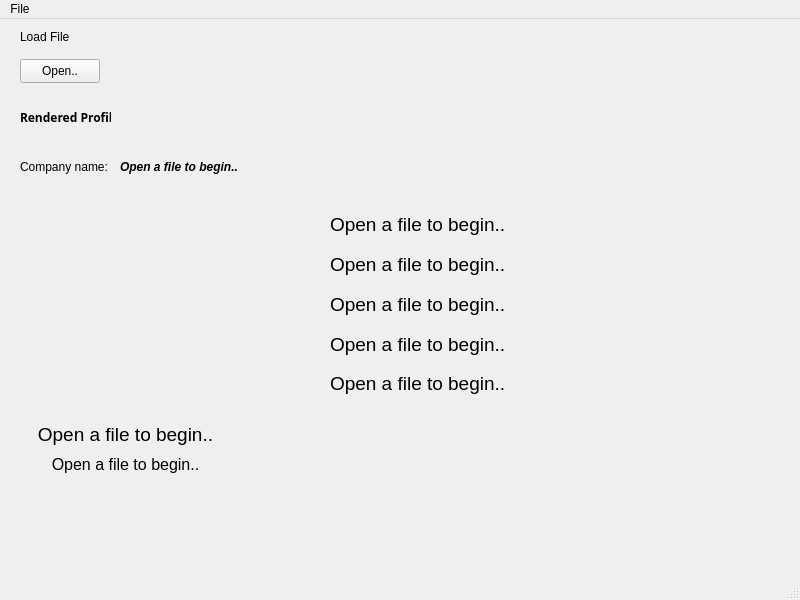
<?xml version="1.0" encoding="UTF-8"?>
<ui version="4.0">
 <class>MainWindow</class>
 <widget class="QMainWindow" name="MainWindow">
  <property name="geometry">
   <rect>
    <x>0</x>
    <y>0</y>
    <width>800</width>
    <height>600</height>
   </rect>
  </property>
  <property name="windowTitle">
   <string>MainWindow</string>
  </property>
  <widget class="QWidget" name="centralwidget">
   <widget class="QPushButton" name="openFile">
    <property name="geometry">
     <rect>
      <x>20</x>
      <y>40</y>
      <width>80</width>
      <height>24</height>
     </rect>
    </property>
    <property name="text">
     <string>Open..</string>
    </property>
   </widget>
   <widget class="QLabel" name="label">
    <property name="geometry">
     <rect>
      <x>20</x>
      <y>10</y>
      <width>49</width>
      <height>16</height>
     </rect>
    </property>
    <property name="text">
     <string>Load File</string>
    </property>
   </widget>
   <widget class="QLabel" name="label_2">
    <property name="geometry">
     <rect>
      <x>20</x>
      <y>90</y>
      <width>91</width>
      <height>16</height>
     </rect>
    </property>
    <property name="font">
     <font>
      <family>Segoe UI Semibold</family>
      <bold>true</bold>
     </font>
    </property>
    <property name="text">
     <string>Rendered Profile</string>
    </property>
   </widget>
   <widget class="QLabel" name="label_3">
    <property name="geometry">
     <rect>
      <x>20</x>
      <y>140</y>
      <width>91</width>
      <height>16</height>
     </rect>
    </property>
    <property name="text">
     <string>Company name:</string>
    </property>
   </widget>
   <widget class="QLabel" name="company_name">
    <property name="geometry">
     <rect>
      <x>120</x>
      <y>140</y>
      <width>291</width>
      <height>16</height>
     </rect>
    </property>
    <property name="font">
     <font>
      <italic>true</italic>
      <bold>true</bold>
     </font>
    </property>
    <property name="text">
     <string>Open a file to begin..</string>
    </property>
   </widget>
   <widget class="QLabel" name="phone">
    <property name="geometry">
     <rect>
      <x>330</x>
      <y>190</y>
      <width>391</width>
      <height>31</height>
     </rect>
    </property>
    <property name="font">
     <font>
      <pointsize>14</pointsize>
     </font>
    </property>
    <property name="text">
     <string>Open a file to begin..</string>
    </property>
    <property name="alignment">
     <set>Qt::AlignLeading|Qt::AlignLeft|Qt::AlignVCenter</set>
    </property>
   </widget>
   <widget class="QLabel" name="name">
    <property name="geometry">
     <rect>
      <x>30</x>
      <y>400</y>
      <width>191</width>
      <height>31</height>
     </rect>
    </property>
    <property name="font">
     <font>
      <pointsize>14</pointsize>
     </font>
    </property>
    <property name="text">
     <string>Open a file to begin..</string>
    </property>
    <property name="alignment">
     <set>Qt::AlignCenter</set>
    </property>
   </widget>
   <widget class="QLabel" name="label_12">
    <property name="geometry">
     <rect>
      <x>30</x>
      <y>210</y>
      <width>201</width>
      <height>171</height>
     </rect>
    </property>
    <property name="font">
     <font>
      <pointsize>14</pointsize>
     </font>
    </property>
    <property name="text">
     <string/>
    </property>
    <property name="pixmap">
     <pixmap resource="resource.qrc">:/assets/icons/icons/user-gear-solid.svg</pixmap>
    </property>
    <property name="scaledContents">
     <bool>true</bool>
    </property>
   </widget>
   <widget class="QLabel" name="label_13">
    <property name="geometry">
     <rect>
      <x>295</x>
      <y>197</y>
      <width>21</width>
      <height>20</height>
     </rect>
    </property>
    <property name="font">
     <font>
      <pointsize>14</pointsize>
     </font>
    </property>
    <property name="text">
     <string/>
    </property>
    <property name="pixmap">
     <pixmap resource="resource.qrc">:/assets/icons/icons/phone-solid.svg</pixmap>
    </property>
    <property name="scaledContents">
     <bool>true</bool>
    </property>
   </widget>
   <widget class="QLabel" name="label_14">
    <property name="geometry">
     <rect>
      <x>298</x>
      <y>230</y>
      <width>16</width>
      <height>31</height>
     </rect>
    </property>
    <property name="font">
     <font>
      <pointsize>14</pointsize>
     </font>
    </property>
    <property name="text">
     <string/>
    </property>
    <property name="pixmap">
     <pixmap resource="resource.qrc">:/assets/icons/icons/walkie-talkie-solid.svg</pixmap>
    </property>
    <property name="scaledContents">
     <bool>true</bool>
    </property>
   </widget>
   <widget class="QLabel" name="fax">
    <property name="geometry">
     <rect>
      <x>330</x>
      <y>230</y>
      <width>391</width>
      <height>31</height>
     </rect>
    </property>
    <property name="font">
     <font>
      <pointsize>14</pointsize>
     </font>
    </property>
    <property name="text">
     <string>Open a file to begin..</string>
    </property>
   </widget>
   <widget class="QLabel" name="label_15">
    <property name="geometry">
     <rect>
      <x>295</x>
      <y>277</y>
      <width>21</width>
      <height>20</height>
     </rect>
    </property>
    <property name="font">
     <font>
      <pointsize>14</pointsize>
     </font>
    </property>
    <property name="text">
     <string/>
    </property>
    <property name="pixmap">
     <pixmap resource="resource.qrc">:/assets/icons/icons/envelope-solid.svg</pixmap>
    </property>
    <property name="scaledContents">
     <bool>true</bool>
    </property>
   </widget>
   <widget class="QLabel" name="email">
    <property name="geometry">
     <rect>
      <x>330</x>
      <y>270</y>
      <width>391</width>
      <height>31</height>
     </rect>
    </property>
    <property name="font">
     <font>
      <pointsize>14</pointsize>
     </font>
    </property>
    <property name="text">
     <string>Open a file to begin..</string>
    </property>
   </widget>
   <widget class="QLabel" name="label_16">
    <property name="geometry">
     <rect>
      <x>295</x>
      <y>317</y>
      <width>21</width>
      <height>20</height>
     </rect>
    </property>
    <property name="font">
     <font>
      <pointsize>14</pointsize>
     </font>
    </property>
    <property name="text">
     <string/>
    </property>
    <property name="pixmap">
     <pixmap resource="resource.qrc">:/assets/icons/icons/globe-solid.svg</pixmap>
    </property>
    <property name="scaledContents">
     <bool>true</bool>
    </property>
   </widget>
   <widget class="QLabel" name="website">
    <property name="geometry">
     <rect>
      <x>330</x>
      <y>310</y>
      <width>391</width>
      <height>31</height>
     </rect>
    </property>
    <property name="font">
     <font>
      <pointsize>14</pointsize>
     </font>
    </property>
    <property name="text">
     <string>Open a file to begin..</string>
    </property>
   </widget>
   <widget class="QLabel" name="label_17">
    <property name="geometry">
     <rect>
      <x>297</x>
      <y>355</y>
      <width>16</width>
      <height>21</height>
     </rect>
    </property>
    <property name="font">
     <font>
      <pointsize>14</pointsize>
     </font>
    </property>
    <property name="text">
     <string/>
    </property>
    <property name="pixmap">
     <pixmap resource="resource.qrc">:/assets/icons/icons/location-pin-solid.svg</pixmap>
    </property>
    <property name="scaledContents">
     <bool>true</bool>
    </property>
   </widget>
   <widget class="QLabel" name="address">
    <property name="geometry">
     <rect>
      <x>330</x>
      <y>349</y>
      <width>441</width>
      <height>31</height>
     </rect>
    </property>
    <property name="font">
     <font>
      <pointsize>14</pointsize>
     </font>
    </property>
    <property name="text">
     <string>Open a file to begin..</string>
    </property>
   </widget>
   <widget class="QLabel" name="position">
    <property name="geometry">
     <rect>
      <x>30</x>
      <y>430</y>
      <width>191</width>
      <height>31</height>
     </rect>
    </property>
    <property name="font">
     <font>
      <pointsize>12</pointsize>
     </font>
    </property>
    <property name="text">
     <string>Open a file to begin..</string>
    </property>
    <property name="alignment">
     <set>Qt::AlignCenter</set>
    </property>
   </widget>
  </widget>
  <widget class="QMenuBar" name="menubar">
   <property name="geometry">
    <rect>
     <x>0</x>
     <y>0</y>
     <width>800</width>
     <height>21</height>
    </rect>
   </property>
   <widget class="QMenu" name="menuFile">
    <property name="title">
     <string>File</string>
    </property>
    <addaction name="actionOpen_File"/>
    <addaction name="actionClose_File"/>
    <addaction name="actionExit"/>
   </widget>
   <addaction name="menuFile"/>
  </widget>
  <widget class="QStatusBar" name="statusbar"/>
  <action name="actionOpen_File">
   <property name="icon">
    <iconset resource="resource.qrc">
     <normaloff>:/assets/icons/icons/save.png</normaloff>:/assets/icons/icons/save.png</iconset>
   </property>
   <property name="text">
    <string>Open File..</string>
   </property>
  </action>
  <action name="actionClose_File">
   <property name="icon">
    <iconset resource="resource.qrc">
     <normaloff>:/assets/icons/icons/exit.png</normaloff>:/assets/icons/icons/exit.png</iconset>
   </property>
   <property name="text">
    <string>Close File</string>
   </property>
  </action>
  <action name="actionExit">
   <property name="icon">
    <iconset resource="resource.qrc">
     <normaloff>:/assets/icons/icons/exit.png</normaloff>:/assets/icons/icons/exit.png</iconset>
   </property>
   <property name="text">
    <string>Exit</string>
   </property>
  </action>
 </widget>
 <resources>
  <include location="resource.qrc"/>
 </resources>
 <connections/>
</ui>
